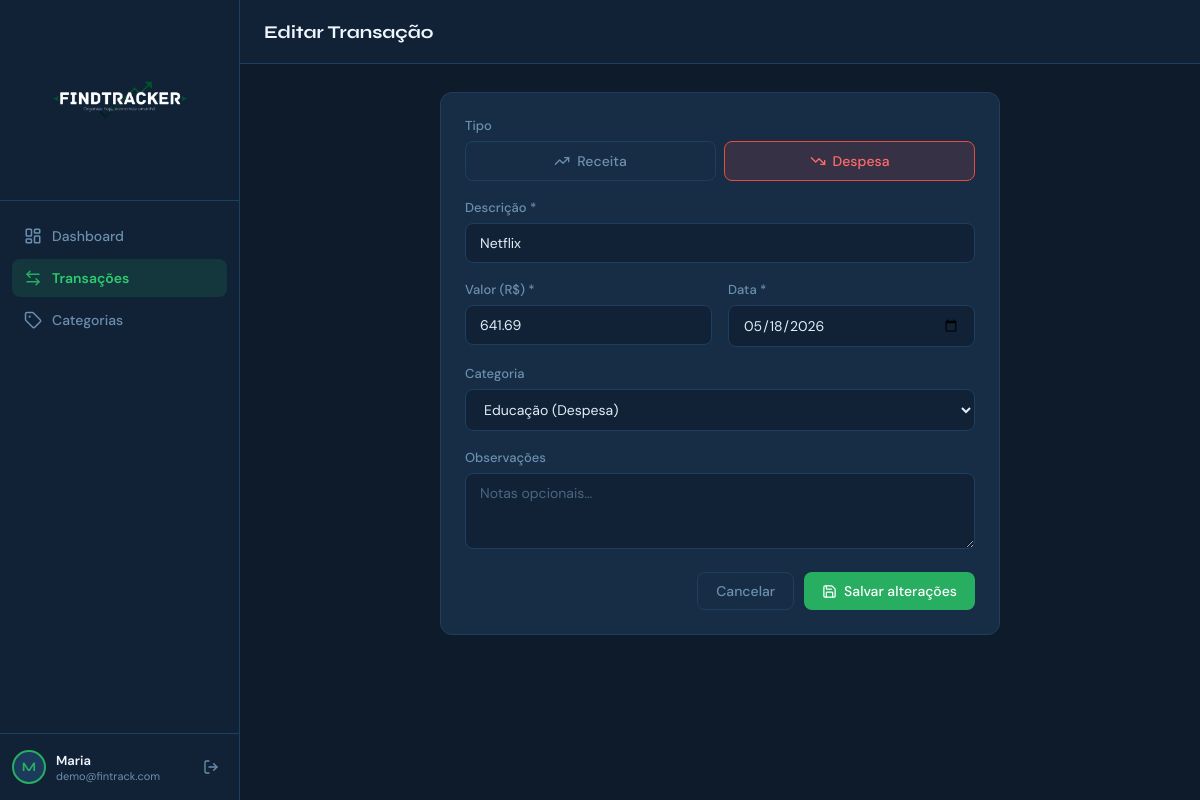
The page /transactions/27/edit (signed in) on the database its author committed.
### models/models.py (models this page shows, shortened)
class User(UserMixin, db.Model):
    __tablename__ = 'users'
    id           = db.Column(db.Integer, primary_key=True)
    name         = db.Column(db.String(120), nullable=False)
    email        = db.Column(db.String(150), unique=True, nullable=False)
    password_hash= db.Column(db.String(256), nullable=False)
    created_at   = db.Column(db.DateTime, default=datetime.utcnow)
    transactions = db.relationship('Transaction', backref='user', lazy=True, cascade='all, delete-orphan')
    categories   = db.relationship('Category',    backref='user', lazy=True, cascade='all, delete-orphan')

class Transaction(db.Model):
    __tablename__ = 'transactions'
    id          = db.Column(db.Integer, primary_key=True)
    description = db.Column(db.String(200), nullable=False)
    amount      = db.Column(db.Float, nullable=False)
    type        = db.Column(db.String(10), nullable=False)  # 'income' | 'expense'
    date        = db.Column(db.Date, nullable=False, default=datetime.utcnow)
    notes       = db.Column(db.Text, default='')
    user_id     = db.Column(db.Integer, db.ForeignKey('users.id'),    nullable=False)
    category_id = db.Column(db.Integer, db.ForeignKey('categories.id'), nullable=True)
    created_at  = db.Column(db.DateTime, default=datetime.utcnow)

### routes/main.py (the view, shortened to what this page needs)
@main_bp.route('/transactions/<int:tx_id>/edit', methods=['GET','POST'])
@login_required
def edit_transaction(tx_id):
    tx = Transaction.query.filter_by(id=tx_id, user_id=current_user.id).first_or_404()
    categories = Category.query.filter_by(user_id=current_user.id).order_by(Category.name).all()
    return render_template('transaction_form.html', categories=categories, today=date.today(), tx=tx)

### app.py (called while the page is built)
def create_app():
    app = Flask(__name__)
    app.config['SECRET_KEY']          = os.environ.get('SECRET_KEY', 'fintrack-secret-2025-change-me')
    app.config['SQLALCHEMY_DATABASE_URI']        = 'sqlite:///fintrack.db'
    app.config['SQLALCHEMY_TRACK_MODIFICATIONS'] = False
    db.init_app(app)
    login_manager = LoginManager(app)
    login_manager.login_view     = 'auth.login'
    login_manager.login_message  = 'Faça login para continuar.'
    login_manager.login_message_category = 'info'
    @login_manager.user_loader
    def load_user(user_id):
        return User.query.get(int(user_id))
    app.register_blueprint(auth_bp)
    app.register_blueprint(main_bp)
    with app.app_context():
        db.create_all()
    return app

### templates/transaction_form.html (shortened to what this page needs)
{% extends 'base.html' %}
{% set is_edit = tx is not none %}
{% block page_title %}{{ 'Editar' if is_edit else 'Nova' }} Transação{% endblock %}
{% block content %}
<div style="max-width:560px;margin:0 auto">
  <div class="card">
    <div class="form-group">
      <label class="form-label">Tipo</label>
      <div class="type-toggle">
        <button type="button" class="type-btn income {{ 'active' if not is_edit or tx.type == 'income' }}" onclick="setType('income')">
          <i data-lucide="trending-up"></i> Receita
        </button>
        <button type="button" class="type-btn expense {{ 'active' if is_edit and tx.type == 'expense' }}" onclick="setType('expense')">
          <i data-lucide="trending-down"></i> Despesa
        </button>
      </div>
    </div>
    <form method="POST" id="tx-form">
      <div class="form-group">
        <label class="form-label">Descrição *</label>
        <input type="text" name="description" class="form-control"
               placeholder="Ex: Supermercado, Salário…"
               value="{{ tx.description if is_edit else '' }}" required autofocus>
      </div>
      <div class="form-row">
        <div class="form-group">
          <label class="form-label">Valor (R$) *</label>
          <input type="number" name="amount" class="form-control" step="0.01" min="0.01"
                 placeholder="0,00"
                 value="{{ '%.2f'|format(tx.amount) if is_edit else '' }}" required>
        </div>
        <div class="form-group">
          <label class="form-label">Data *</label>
          <input type="date" name="date" class="form-control"
                 value="{{ tx.date.strftime('%Y-%m-%d') if is_edit else today.strftime('%Y-%m-%d') }}" required>
        </div>
      </div>
      <div class="form-group">
        <label class="form-label">Categoria</label>
        <select name="category_id" class="form-control" id="cat-select">
          {% for c in categories %}
          <option value="{{ c.id }}"
                  data-type="{{ c.type }}"
                  {{ 'selected' if is_edit and tx.category_id == c.id }}>
            {{ c.name }} ({{ 'Receita' if c.type == 'income' else 'Despesa' }})
          </option>
          {% endfor %}
        </select>
      </div>
      <div class="form-group">
        <label class="form-label">Observações</label>
        <textarea name="notes" class="form-control" rows="3"
                  placeholder="Notas opcionais…">{{ tx.notes if is_edit else '' }}</textarea>
      </div>
      <div class="form-actions">
        <a href="{{ url_for('main.transactions') }}" class="btn btn-ghost">Cancelar</a>
        <button type="submit" class="btn btn-primary">
          <i data-lucide="{{ 'save' if is_edit else 'plus' }}"></i>
          {{ 'Salvar alterações' if is_edit else 'Adicionar transação' }}
        </button>
      </div>
    </form>
  </div>
</div>
{% endblock %}

### templates/base.html (shortened to what this page needs)
<!DOCTYPE html>
<html lang="pt-BR">
<head>
  <link rel="stylesheet" href="{{ url_for('static', filename='css/style.css') }}">
</head>
<body>
{% if current_user.is_authenticated %}
<aside class="sidebar" id="sidebar">
  <div class="sidebar-logo">
  <img src="{{ url_for('static', filename='img/logo-dark.png') }}" alt="FinTrack" class="sidebar-logo-img">
</div>
  <nav class="sidebar-nav">
    <a href="{{ url_for('main.dashboard') }}"    class="nav-item {% if request.endpoint == 'main.dashboard'    %}active{% endif %}">
      <i data-lucide="layout-dashboard"></i><span>Dashboard</span>
    </a>
    <a href="{{ url_for('main.transactions') }}" class="nav-item {% if 'transaction' in request.endpoint %}active{% endif %}">
      <i data-lucide="arrow-left-right"></i><span>Transações</span>
    </a>
    <a href="{{ url_for('main.categories') }}"   class="nav-item {% if 'categor' in request.endpoint %}active{% endif %}">
      <i data-lucide="tag"></i><span>Categorias</span>
    </a>
  </nav>
  <div class="sidebar-footer">
    <div class="user-info">
      <div class="user-avatar">{{ current_user.name[0].upper() }}</div>
      <div class="user-details">
        <span class="user-name">{{ current_user.name.split()[0] }}</span>
        <span class="user-email">{{ current_user.email }}</span>
      </div>
    </div>
    <a href="{{ url_for('auth.logout') }}" class="logout-btn" title="Sair">
      <i data-lucide="log-out"></i>
    </a>
  </div>
</aside>
<div class="main-wrap">
  <header class="topbar">
    <div class="topbar-title">{% block page_title %}{% endblock %}</div>
  </header>
  <main class="page-content">
    {% block content %}{% endblock %}
  </main>
</div>
{% endif %}
</body>
</html>

### rows shown on the page
User: name "M", name "Maria", email "demo@fintrack.com"
Transaction: description "Netflix", amount "641.69", date "05/18/2026"

### other values the page prints
{{ 'Editar' if is_edit else 'Nova' }} "Editar"
{{ 'Salvar alterações' if is_edit else 'Adicionar transação' }} "Salvar alterações"
form field category_id "Educação (Despesa)"
